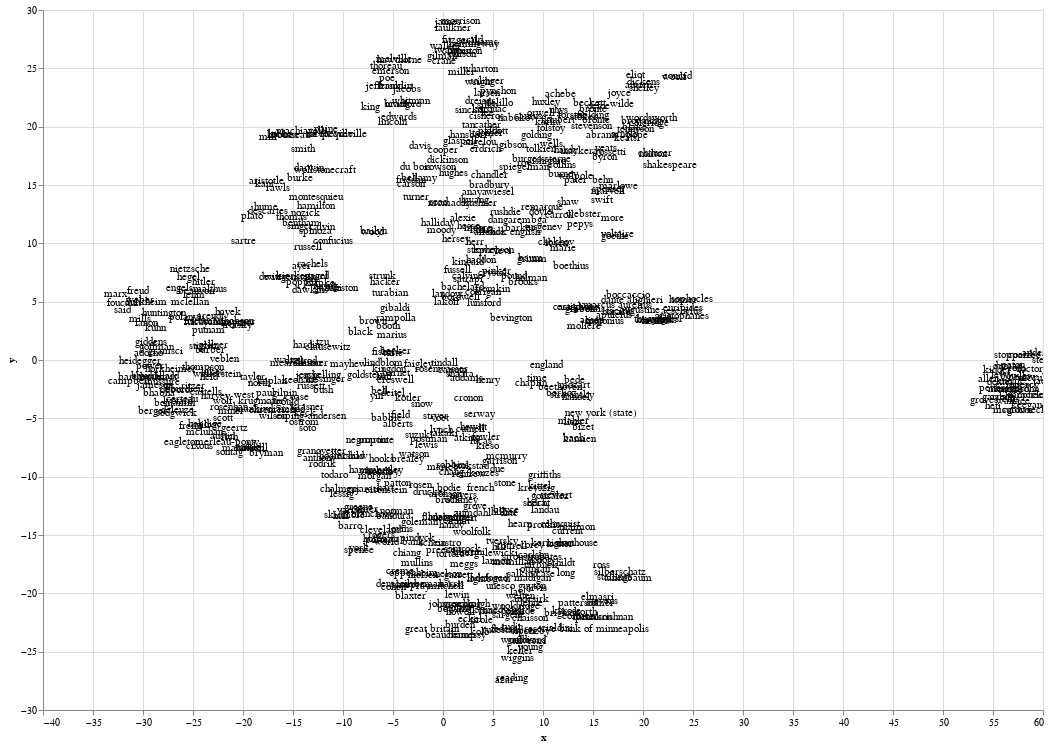

The notebook cell this image was saved under:
### Code cell
chart.mark_text(align='left', dx=0, dy=0).encode(text='surname')

### Figure 1 — Vega-Lite specification as saved in the notebook (floating-point values rounded to 4 significant figures; data arrays with more than 128 entries replaced by an {"elided": "..."} marker saying what was removed)
{"$schema": "https://vega.github.io/schema/vega-lite/v2.4.3.json", "config": {"view": {"height": 300, "width": 400}}, "data": {"values": {"elided": "642 records"}}, "encoding": {"text": {"field": "surname", "type": "nominal"}, "tooltip": {"field": "surname", "type": "nominal"}, "x": {"field": "x", "type": "quantitative"}, "y": {"field": "y", "type": "quantitative"}}, "height": 700, "mark": {"align": "left", "dx": 0, "dy": 0, "type": "text"}, "selection": {"selector013": {"bind": "scales", "encodings": ["x", "y"], "mark": {"fill": "#333", "fillOpacity": 0.125, "stroke": "white"}, "on": "[mousedown, window:mouseup] > window:mousemove!", "resolve": "global", "translate": "[mousedown, window:mouseup] > window:mousemove!", "type": "interval", "zoom": "wheel!"}}, "width": 1000}
